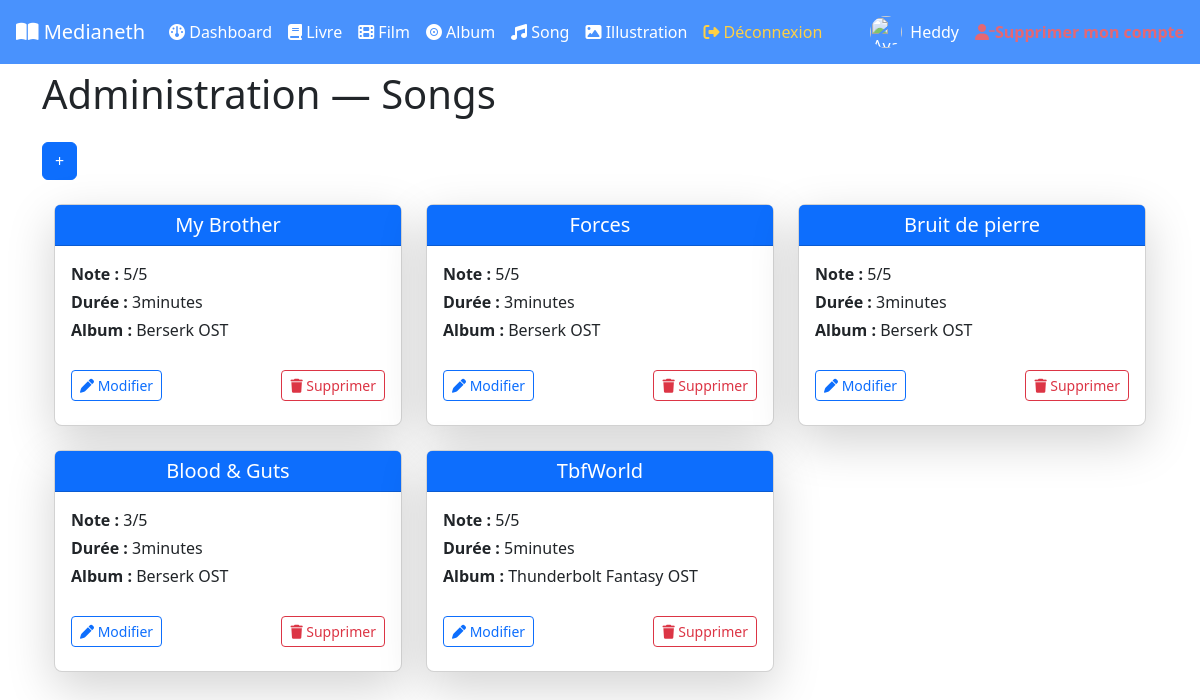
The page /Song/adminSong (signed in) on the database its author committed.
### tables this page shows
CREATE TABLE `songs` (
  `song_id` int NOT NULL,
  `title` varchar(100) DEFAULT NULL,
  `note` int DEFAULT NULL,
  `duration` double DEFAULT NULL,
  `album_id` int DEFAULT NULL,
  `created_at` datetime NOT NULL DEFAULT CURRENT_TIMESTAMP,
  `updated_at` datetime NOT NULL DEFAULT CURRENT_TIMESTAMP
);

CREATE TABLE `albums` (
  `album_id` int NOT NULL,
  `title` varchar(100) DEFAULT NULL,
  `author` varchar(100) DEFAULT NULL,
  `disponibility` tinyint(1) DEFAULT NULL,
  `songNumber` int DEFAULT NULL,
  `editor` varchar(100) DEFAULT NULL,
  `created_at` datetime NOT NULL DEFAULT CURRENT_TIMESTAMP,
  `updated_at` datetime NOT NULL DEFAULT CURRENT_TIMESTAMP,
  `illustration_id` int DEFAULT NULL
);

### controllers/SongController.php (called while the page is built, shortened)
<?php
	include_once('models/Song.php');
    include_once('models/Album.php');
    function adminSong(){
		$songs = Song::GetSong() ;
        $albums = Album::GetAlbum();
        require_once('views/song/administration.php') ;
	}

### models/Song.php (called while the page is built, shortened)
<?php
    class Song {
        public static function GetSong(){
            $connexion = connexionBdd() ;
            $requete = $connexion->prepare("SELECT song_id, title,album_id,note,duration FROM songs") ;
            $requete->execute() ;
            $songs = $requete->fetchAll(PDO::FETCH_ASSOC) ;
            return $songs ;
        }
    }

### models/Album.php (called while the page is built, shortened)
<?php
    class Album extends Media{
        public static function GetAlbum(){
            $connexion = connexionBdd() ;
            $requete = $connexion->prepare("SELECT album_id,title,author,disponibility,songNumber,editor, link FROM albums INNER JOIN illustrations ON albums.illustration_id = illustrations.illustration_id") ;
            $requete->execute() ;
            $albums = $requete->fetchAll(PDO::FETCH_ASSOC) ;
            return $albums ;
        }
    }

### views/song/administration.php (the view, shortened to what this page needs)
<div class="container">
    <h1 class="mb-4">Administration — Songs</h1>
    <a href="/Medianeth/Song/addSong"><button class="btn btn-primary">+</button></a>
    <?php if (count($songs) === 0){ ?>
        <div class="alert alert-secondary text-center">Aucune chanson trouvée.</div>
    <?php }else{ ?>
    <div class="container my-4">
        <div class="row g-4">
            <?php foreach($songs as $row):
                    if(count($albums) < 2){
                        $album = $albums[0];
                    }elseif(count($albums) > 1){
                        foreach($albums as $tab){
                            if($tab['album_id'] === $row['album_id']){
                                $album = $tab;
                            }
                        }
                    }
                ?>
                <div class="col-12 col-md-6 col-lg-4">
                    <div class="card h-100 shadow-lg border-1 rounded-3">
                        <div class="card-header bg-primary text-white text-center py-2">
                            <h5 class="mb-0 text-truncate">
                                <?= htmlspecialchars($row["title"]); ?>
                            </h5>
                        </div>
                        <div class="card-body">
                            <p class="mb-1"><strong>Note :</strong> <?= htmlspecialchars($row['note']); ?>/5</p>
                            <p class="mb-1"><strong>Durée :</strong> <?= htmlspecialchars($row['duration']); ?>minutes</p>
                            <p class="mb-1"><strong>Album :</strong> <?= $album['title']; ?></p>
                        </div>
                        <div class="card-footer bg-transparent border-0 d-flex justify-content-between">
                            <a href="/Medianeth/Song/updateSong/<?= $row['song_id']; ?>">
                                <button type="submit" class="btn btn-sm btn-outline-primary">
                                    <i class="fa fa-pen"></i> Modifier
                                </button>
                            </a>
                            <form action="/Medianeth/Song/deleteSong" method="post" class="d-inline">
                                <button type="submit" class="btn btn-sm btn-outline-danger">
                                    <i class="fa fa-trash"></i> Supprimer
                                </button>
                            </form>
                        </div>
                    </div>
                </div>
            <?php endforeach; }?>
        </div>
    </div>
</div>

### rows shown on the page
songs: title "My Brother", note "5", duration "3", album.title "Berserk OST"
songs: title "Forces", note "5", duration "3", album.title "Berserk OST"
songs: title "Bruit de pierre", note "5", duration "3", album.title "Berserk OST"
songs: title "Blood & Guts", note "3", duration "3", album.title "Berserk OST"
songs: title "TbfWorld", note "5", duration "5", album.title "Thunderbolt Fantasy OST"

### other values the page prints
$_SESSION['login'] "Heddy"
